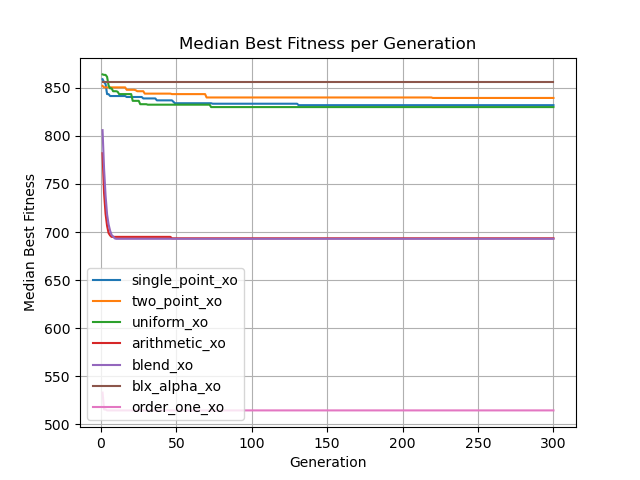

Generate this figure with Python:
import multiprocessing as mp
import time
import matplotlib.pyplot as plt
import numpy as np
import pandas as pd

from charles.charles import Population, Individual
from song import get_fitness
from charles.selection import rank_sel
from charles.mutation import swap_mutation
from charles.xo import single_point_xo, two_point_xo, uniform_xo, arithmetic_xo, blend_xo, blx_alpha_xo, order_one_xo


# Individual Monkey Patching
Individual.get_fitness = get_fitness


# Function to run a single experiment
def run_experiment(args):
    population_size, generations, crossover_probability, mutation_probability, selection, mutation, crossover, elitism, sol_size, valid_set = args
    all_fitness = []

    for i in range(10):  # Number of runs
        start_time = time.time()

        # Create a population
        pop = Population(size=population_size, optim="min", sol_size=sol_size, valid_set=valid_set, repetition=True)

        # Track fitness for each generation
        generation_fitness = []
        for gen in range(generations):
            pop.evolve(gens=1, xo_prob=crossover_probability, mut_prob=mutation_probability,            
                       select=selection, mutate=mutation, xo=crossover, elitism=elitism)
            best_fitness = min(ind.fitness for ind in pop.individuals)
            generation_fitness.append(best_fitness)

        all_fitness.append(generation_fitness)
        end_time = time.time()
        print(f"Run #{i + 1}, Generation #{gen + 1}: Best Fitness: {best_fitness}, Time: {round(end_time - start_time, 2)} seconds")


    # Transpose all_fitness to have each generation's best fitnesses in the same list
    all_fitness = list(map(list, zip(*all_fitness)))


    # Compute the median best fitness for each generation across all runs
    median_best_fitness_per_gen = [np.median(gen_fitness) for gen_fitness in all_fitness]

    return median_best_fitness_per_gen


# Crossovers
experiments = [
    [500, 300, 0.9, 0.2, rank_sel, swap_mutation, single_point_xo, True],
    [500, 300, 0.9, 0.2, rank_sel, swap_mutation, two_point_xo, True],
    [500, 300, 0.9, 0.2, rank_sel, swap_mutation, uniform_xo, True],
    [500, 300, 0.9, 0.2, rank_sel, swap_mutation, arithmetic_xo, True],
    [500, 300, 0.9, 0.2, rank_sel, swap_mutation, blend_xo, True],
    [500, 300, 0.9, 0.2, rank_sel, swap_mutation, blx_alpha_xo, True],
    [500, 300, 0.9, 0.2, rank_sel, swap_mutation, order_one_xo, True]]


# Add sol_size and valid_set to each experiment
for exp in experiments:
    exp.extend([312, [i for i in range(127)]])

# Run experiments in parallel
if __name__ == '__main__':
    with mp.Pool(mp.cpu_count()) as pool:
        all_median_fitnesses = pool.map(run_experiment, experiments)

    def create_labels(experiments):
        labels = []
        for exp in experiments:
            label_parts = []
            label_parts.append(f"{exp[6].__name__}") # Crossover
            labels.append(", ".join(label_parts))
        return labels

    labels = create_labels(experiments)

    def plot_average_best_fitness(all_median_fitnesses, labels):
        for i, median_best_fitness in enumerate(all_median_fitnesses):
            plt.plot(range(1, len(median_best_fitness) + 1), median_best_fitness, linestyle='-', label=labels[i])


        plt.title('Median Best Fitness per Generation')
        plt.xlabel('Generation')
        plt.ylabel('Median Best Fitness')
        plt.legend()
        plt.grid(True)
        plt.show()

    plot_average_best_fitness(all_median_fitnesses, labels)
